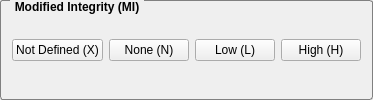
             <widget class="QGroupBox" name="miGroupBox">
              <property name="styleSheet">
               <string notr="true">QGroupBox {
    border: 1px solid gray;
    border-radius: 3px;
    margin-top: 0.5em;
	font-weight: bold;
}

QGroupBox::title {
    subcontrol-origin: margin;
    left: 10px;
    padding: 0 3px 0 3px;
}</string>
              </property>
              <property name="title">
               <string>Modified Integrity (MI)</string>
              </property>
              <layout class="QHBoxLayout" name="horizontalLayout_24">
               <item>
                <widget class="QPushButton" name="mixPushButton">
                 <property name="toolTip">
                  <string>&lt;html&gt;&lt;head/&gt;&lt;body&gt;&lt;p&gt;Assigning this value to the metric will not influence the score. It is a signal to the equation to skip this metric.&lt;/p&gt;&lt;/body&gt;&lt;/html&gt;</string>
                 </property>
                 <property name="text">
                  <string>Not Defined (X)</string>
                 </property>
                 <property name="checkable">
                  <bool>true</bool>
                 </property>
                 <property name="autoExclusive">
                  <bool>true</bool>
                 </property>
                </widget>
               </item>
               <item>
                <widget class="QPushButton" name="minPushButton">
                 <property name="toolTip">
                  <string>&lt;html&gt;&lt;head/&gt;&lt;body&gt;&lt;p&gt;There is no loss of integrity within the impacted component.&lt;/p&gt;&lt;/body&gt;&lt;/html&gt;</string>
                 </property>
                 <property name="text">
                  <string>None (N)</string>
                 </property>
                 <property name="checkable">
                  <bool>true</bool>
                 </property>
                 <property name="autoExclusive">
                  <bool>true</bool>
                 </property>
                </widget>
               </item>
               <item>
                <widget class="QPushButton" name="milPushButton">
                 <property name="toolTip">
                  <string>&lt;html&gt;&lt;head/&gt;&lt;body&gt;&lt;p&gt;Modification of data is possible, but the attacker does not have control over the consequence of a modification, or the amount of modification is constrained. The data modification does not have a direct, serious impact on the impacted component.&lt;/p&gt;&lt;/body&gt;&lt;/html&gt;</string>
                 </property>
                 <property name="text">
                  <string>Low (L)</string>
                 </property>
                 <property name="checkable">
                  <bool>true</bool>
                 </property>
                 <property name="autoExclusive">
                  <bool>true</bool>
                 </property>
                </widget>
               </item>
               <item>
                <widget class="QPushButton" name="mihPushButton">
                 <property name="toolTip">
                  <string>&lt;html&gt;&lt;head/&gt;&lt;body&gt;&lt;p&gt;There is a total loss of integrity, or a complete loss of protection. For example, the attacker is able to modify any/all files protected by the impacted component. Alternatively, only some files can be modified, but malicious modification would present a direct, serious consequence to the impacted component.&lt;/p&gt;&lt;/body&gt;&lt;/html&gt;</string>
                 </property>
                 <property name="text">
                  <string>High (H)</string>
                 </property>
                 <property name="checkable">
                  <bool>true</bool>
                 </property>
                 <property name="autoExclusive">
                  <bool>true</bool>
                 </property>
                </widget>
               </item>
              </layout>
             </widget>
